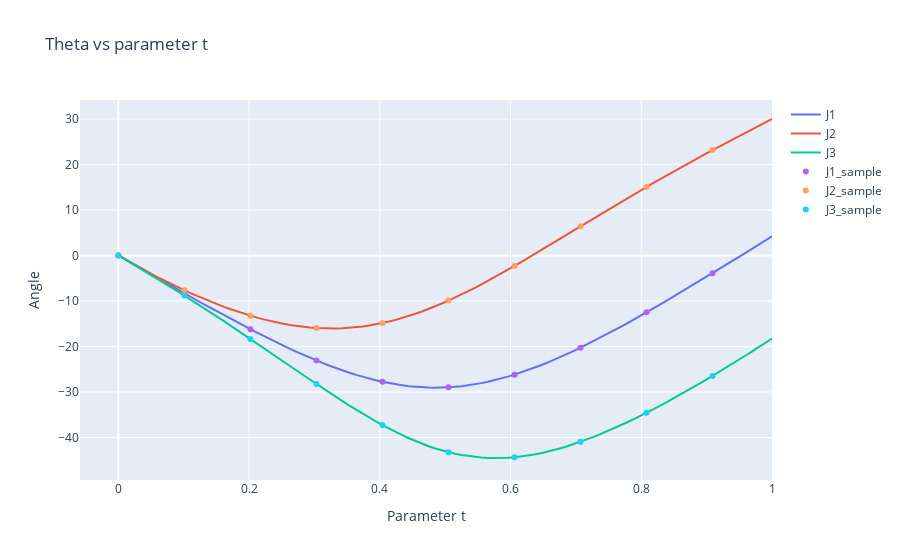

This figure's notebook cell:
### Markdown cell above
## Change in Joint Angles with respect to path parameter

### Code cell
# get theta1, theta2 and theta3 from theta_space(a nested list)
theta_1, theta_2, theta_3 = map(list, zip(*theta_space))


# PLotting theta_space vs t for each angles
t = np.linspace(0, 1, 100)

# Plot theta for corresponding sample spline points
t_s = [t[i] for i in np.arange(0, 100, 10)]
theta_1_s = [theta_1[i] for i in np.arange(0, 100, 10)]
theta_2_s = [theta_2[i] for i in np.arange(0, 100, 10)]
theta_3_s = [theta_3[i] for i in np.arange(0, 100, 10)]


fig = go.Figure()
fig.add_trace(go.Scatter( y = theta_1, x = t, name = 'J1'))
fig.add_trace(go.Scatter(y = theta_2, x = t, name = 'J2'))
fig.add_trace(go.Scatter(y = theta_3, x = t, name = 'J3'))

fig.add_trace(go.Scatter(y = theta_1_s, x = t_s, name = 'J1_sample', mode = 'markers'))
fig.add_trace(go.Scatter(y = theta_2_s, x = t_s, name = 'J2_sample', mode = 'markers'))
fig.add_trace(go.Scatter(y = theta_3_s, x = t_s, name = 'J3_sample', mode = 'markers'))

fig.update_layout(title = 'Theta vs parameter t', xaxis_title = 'Parameter t', yaxis_title = 'Angle')
fig.show()
